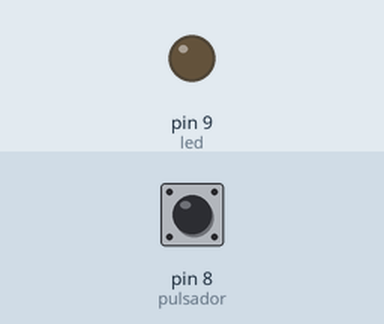
Recording of a sketch running on a simulated Arduino Uno, built with avr-gcc and run on an emulated ATmega328P. Shown: output pins drawn as LEDs (lit = HIGH). The inputs (shaded band) are chosen by the test bench; at power-on: pin 8 (pulsador) LOW.

Above: at 1.2 s.
1.3 s: pin 8 (pulsador) pulled HIGH for 0.15 s
At 1.37 s:
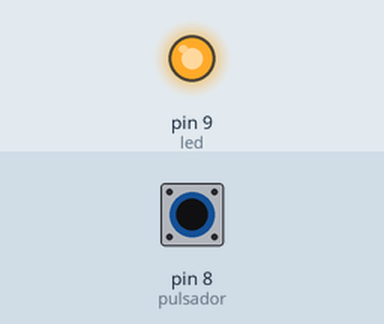
2.9 s: pin 8 (pulsador) pulled HIGH for 3.2 s
At 7.2 s:
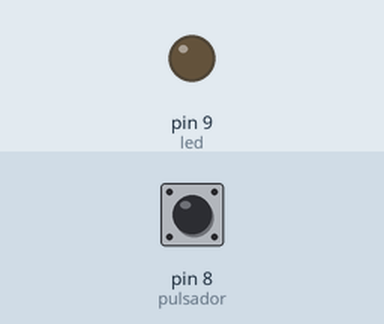
Timing chart, 0 to 8.7 s (numbered marks = the images above; inputs shaded):
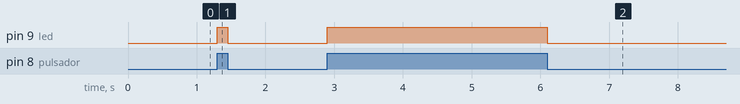

The sketch:

Encender_Apagar_LED_Un_Pulsador__PULSADOR_.ino
```cpp
int led = 9;
int pulsador = 8;
int almacen;

void setup() {

  pinMode(led, OUTPUT);
  pinMode(pulsador, INPUT);
}

void loop() {

  almacen = digitalRead(pulsador);

  if (almacen == 1) {
    digitalWrite(led, 1);
  }

  else {
    digitalWrite(led, 0);
  }
}
```

Measured:
- after the input at 1.3 s, pin 9 (led): LOW → HIGH at once, → LOW 0.15 s later
- after the input at 2.9 s, pin 9 (led): LOW → HIGH at once, → LOW 3.2 s later
